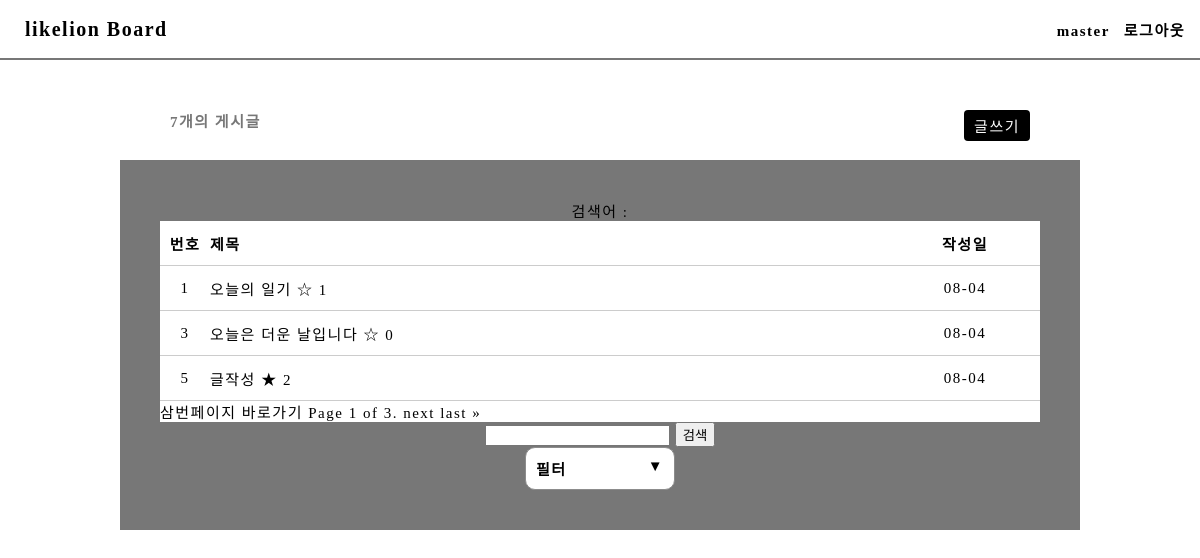
The app's page / (signed in) with its own data.
### board/models.py (models this page shows, shortened)
class Post(models.Model):
    author = models.ForeignKey(settings.AUTH_USER_MODEL,on_delete=models.CASCADE,null=True,related_name="created_posts" )
    title = models.CharField("제목", max_length=50)
    desc = models.TextField("내용")
    like = models.ManyToManyField(settings.AUTH_USER_MODEL, related_name="liked_posts")
    create_at = models.DateTimeField('작성시간', default = timezone.now)

### board/views.py (the view)
# urls.py: path('',index, name="index" ),
def index(request):
    context=dict()
    search_q = request.GET.get('q','')
    filter_q = request.GET.get('filter','') #filter_q = 오늘
    search_post = Post.objects.filter(Q(title__icontains=search_q) |
                                      Q(desc__icontains=search_q) )
    filter_post = search_post.filter(Q(title__icontains=filter_q) |
                                      Q(desc__icontains=filter_q) )
    paginator = Paginator(filter_post, 3) # Show 25 contacts per page.
    page_number = request.GET.get('page')
    page_obj = paginator.get_page(page_number)
    context['all_post'] = filter_post
    context['page_obj'] = page_obj
    return render(request,'index.html',context)

### board/templates/index.html (shortened to what this page needs)
{% extends 'base.html' %}
{%load static%}
{% block extrahead %}
    <link rel="stylesheet" href="{% static 'css/index.css' %}" type="text/css" />
{% endblock %}
{% block content %}
<div class="container">
        검색어 : {{request.GET.q}}
<div class="cnt_post">{{all_post|length}}개의 게시글</div>
<a class="write_btn" href="{% url 'create' %}">글쓰기</a>
<section>
    <div class="post_row post_row_label">
        <div class="post_id"> 번호 </div>
        <div class="post_title"> 제목 </div>
        <div class="post_date">작성일</div>
    </div>
    {% for one_post in page_obj %}
         <div class="post_row">
            <div class="post_id"> {{one_post.id}} </div>
            <div class="post_title">
                <a href="{% url 'detail' one_post.id %}">{{one_post.title}}</a>
                {% if user in one_post.like.all %}
                <a href="{% url 'like' one_post.id %}">★</a>
                {%else%}
                <a href="{% url 'like' one_post.id %}">☆</a>
                {%endif%}
                {{one_post.like.all|length }}
            </div>
            <div class="post_date">{{one_post.create_at|date:" m-d "}}</div>
        </div>
    {%endfor%}
  <div class="pagination">
    <span class="step-links">
        <a href="?page=3">삼번페이지 바로가기</a>
        <span class="current">
            Page {{ page_obj.number }} of {{ page_obj.paginator.num_pages }}.
        </span>
        {% if page_obj.has_next %}
            <a href="?page={{ page_obj.next_page_number }}">next</a>
            <a href="?page={{ page_obj.paginator.num_pages }}">last &raquo;</a>
        {% endif %}
    </span>
</div>
</section>
<form>
    <input type="search" name="q"/>
    <input type="submit" value="검색"/>
</form>
    <div class="dropdown">
        <div class="dropdown_display"> 필터 <span>▼</span></div>
    </div>
</div>
{%endblock%}

### templates/base.html (shortened to what this page needs)
{% load static %}
<!DOCTYPE html>
<html lang="en">
<head>
    <link rel="stylesheet" href="{% static 'css/base.css' %}" type="text/css" />
    {% block extrahead %}
    {% endblock %}
</head>
<body>
    <nav>
    <a class="logo" href="{% url 'index' %}">likelion Board</a>
    <span>
    {% if user.is_authenticated %}
        <a href="{% url 'index' %}">{{user}}</a>
        <a href="{% url 'signout' %}">로그아웃</a>
    {%else%}
        <a href="{% url 'signup' %}">회원가입</a>
        <a href="{% url 'signin' %}">로그인</a>
    {%endif%}
    </span>
    </nav>
    {% block content %}
    {%endblock%}
</body>
</html>

### basestatic/css/base.css (style rules this page uses)
html { font-size:10px; text-decoration: none; letter-spacing: 1.5px; }
body { margin:0; }
a,a:visited { color:inherit; text-decoration: none; }
nav { position:sticky; top:0; border-bottom: 2px solid #777; display:flex; justify-content: space-between; align-items:center; padding:1.5rem; height:6rem; box-sizing: border-box; z-index:5; background-color:white; }
nav a { font-size:1.5rem; font-weight:bold; margin-lefT:1rem; }
.logo { font-size:2rem; font-weight:bold; }
.container { display:flex; justify-content: space-between; align-items:center; flex-direction: column; width:80%; margin:10rem auto; font-size:1.5rem; position:relative; padding:4rem; box-sizing:border-box; background-color:#777; }
* { box-sizing: border-box; }

### board/static/css/index.css (style rules this page uses)
.cnt_post { position:absolute; top:-5rem; left:5rem; color:#777; font-weight:bold; }
.write_btn { position:absolute; top:-5rem; right:5rem; color: white !important; background-color:black; border-radius:0.4rem; padding: 0.5rem 1rem; }
section { width:100%; display:flex; flex-direction: column; background-color:white; }
.post_row { display:flex; align-items: center; height:4.5rem; border-bottom:1.5px solid #ccc; }
.post_row_label div { font-weight:bold; }
.post_id { width:5rem; text-align:center; }
.post_title { flex:1; }
.post_date { width:15rem; text-align:center; }
.dropdown { width: 150px; padding:10px 10px; box-sizing:border-box; border-radius: 10px; border:solid 1px #8c8c8c; background-color: white; position: relative; cursor:pointer; }
.dropdown_display { display: flex; justify-content: space-between; font-weight: 800; }

### records on screen
Post: id "1", title "오늘의 일기", like.all|length "1", create_at "08-04"
Post: id "3", title "오늘은 더운 날입니다", like.all|length "0", create_at "08-04"
Post: id "5", title "글작성", like.all|length "2", create_at "08-04"

### other values on screen
{{ user }} "master"
{{ all_post|length }} "7"
{{ page_obj.number }} "1"
{{ page_obj.paginator.num_pages }} "3"
